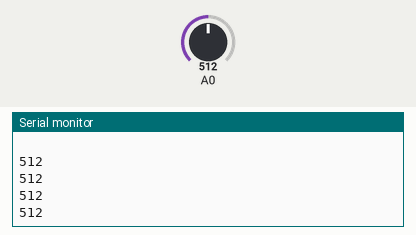
A sketch run on a simulated ESP8266 (NodeMCU). Shown: the last lines printed to the serial monitor. Inputs (shaded band) come from the test bench; at power-on: A0 = 512. WiFi joins after 1.5 s; servers stay silent unless stated.

Above: at 3.2 s.
3.3 s: A0 set to 716
At 3.71 s:
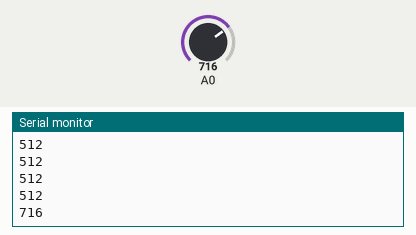
4.8 s: A0 set to 900
At 4.91 s:
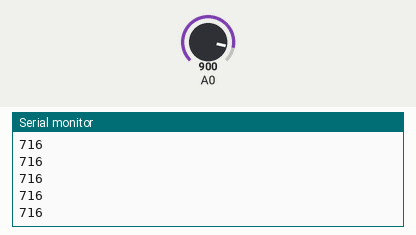
Timing chart, 0 to 7.8 s (numbered marks = the images above; inputs shaded):
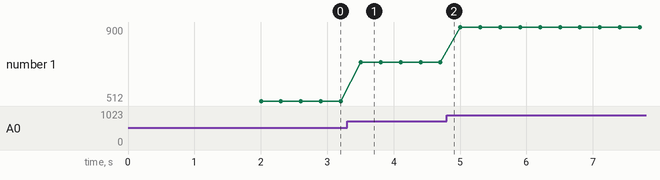

The sketch:

webPostV1.ino
```cpp
#include "ESP8266WiFi.h"

// caso seja uma rede local, o server será algo que lembra por exemplo 192.168.0.101 de acordo com o IP do servidor
const char server[] = "inteligenciamilgrau.com.br";

const char* MY_SSID = "seu_SSID_de_internet";
const char* MY_PWD =  "sua_senha";

WiFiClient client;

void setup()
{
  Serial.begin(115200);
  Serial.print("Connecting to "+*MY_SSID);
  WiFi.begin(MY_SSID, MY_PWD);
  Serial.println("going into wireless connect");

  while (WiFi.status() != WL_CONNECTED) //not connected,  ...waiting to connect
    {
      delay(1000);
      Serial.print(".");
    }
  Serial.println("wireless connected");
  Serial.println("Credentials accepted! Connected to wifi\n ");
}

void loop() {
  int leituraAnalogica = analogRead(A0);

  if (isnan(leituraAnalogica))
  {
    Serial.println("Problemas na leitura!");
    return;
  }
  Serial.println(leituraAnalogica);

  if (client.connect(server, 80)) {

    String data = "LeituraAnalogica=" + (String) leituraAnalogica;

     //coloque a URL específica que quer entrar
     client.println("POST /arduino/recebe_dados_arduino.php HTTP/1.1");
     //coloque a URL abaixo da página que quer acessar
     client.println("Host: inteligenciamilgrau.com.br");
     client.println("User-Agent: ESP8266/1.0");
     client.println("Connection: close");
     client.println("Content-Type: application/x-www-form-urlencoded");
     client.print("Content-Length: ");
     client.println(data.length());
     client.println("");
     client.println(data);
     client.stop();

     delay(100);
    }
}
```

Measured:
- after the input at 3.3 s, the serial monitor: prints a new line after 0.20 s (image 1)
- plotted number 1: 512 → 716 after the input at 3.3 s, 716 → 900 after the input at 4.8 s
